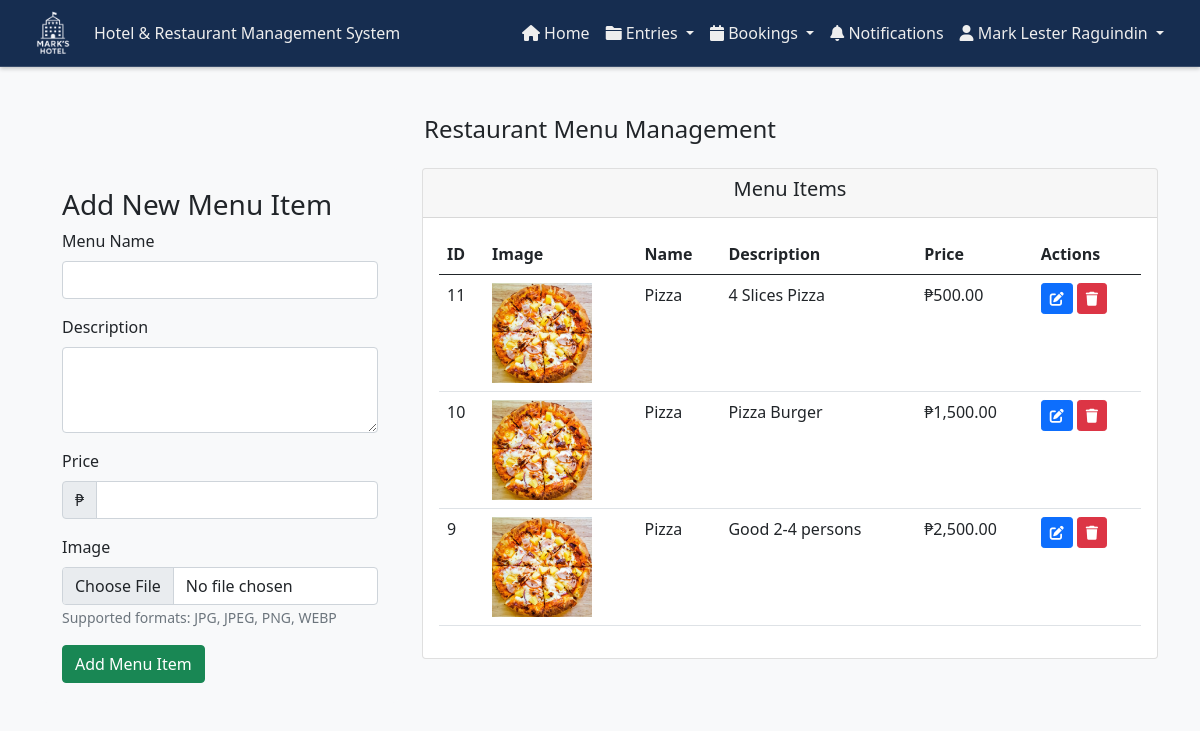
The app's page /admin/restaurantMenu.php (signed in) with its own data.
### tables this page shows
CREATE TABLE `restaurant_menu` (
  `menu_id` int(11) NOT NULL,
  `menu_name` varchar(255) NOT NULL,
  `menu_description` varchar(500) NOT NULL,
  `image` varchar(500) NOT NULL,
  `price` int(255) NOT NULL
);

### admin/restaurantMenu.php (the view, shortened to what this page needs)
<?php
include '../components/config.php';
$edit_menu = null;
$query = "SELECT * FROM restaurant_menu ORDER BY menu_id DESC";
$menu_items = mysqli_query($con, $query);
?>
<!DOCTYPE html>
<html lang="en">
<head>
    <link href="https://cdn.jsdelivr.net/npm/bootstrap@5.0.2/dist/css/bootstrap.min.css" rel="stylesheet">
    <link rel="stylesheet" href="https://cdnjs.cloudflare.com/ajax/libs/font-awesome/6.0.0-beta3/css/all.min.css" />
    <link rel="stylesheet" href="../css/customAdminHeader.css">
    <link rel="stylesheet" href="../css/darkTheme.css">
    <link rel="stylesheet" href="../css/notifications.css">
</head>
<body>
    <?php include '../components/header_admin.php'; ?>
    <div class="container mt-4">
        <div class="row">
            <div class="col-12">
                <h4 class="mb-4 text-center mt-4">Restaurant Menu Management</h4>
            </div>
        </div>
        <div class="row">
            <div class="col-md-4">
                <div class="menu-form">
                    <h3><?php echo $edit_menu ? 'Edit Menu Item' : 'Add New Menu Item'; ?></h3>
                    <form action="<?php echo $_SERVER['PHP_SELF']; ?>" method="POST" enctype="multipart/form-data">
                        <div class="mb-3">
                            <label for="menu_name" class="form-label">Menu Name</label>
                            <input type="text" class="form-control" id="menu_name" name="menu_name" value="<?php echo $edit_menu ? $edit_menu['menu_name'] : ''; ?>" required>
                        </div>
                        <div class="mb-3">
                            <label for="menu_description" class="form-label">Description</label>
                            <textarea class="form-control" id="menu_description" name="menu_description" rows="3" required><?php echo $edit_menu ? $edit_menu['menu_description'] : ''; ?></textarea>
                        </div>
                        <div class="mb-3">
                            <label for="price" class="form-label">Price</label>
                            <div class="input-group">
                                <span class="input-group-text">₱</span>
                                <input type="number" class="form-control" id="price" name="price" step="0.01" value="<?php echo $edit_menu ? $edit_menu['price'] : ''; ?>" required>
                            </div>
                        </div>
                        <div class="mb-3">
                            <label for="image" class="form-label">Image</label>
                            <input type="file" class="form-control" id="image" name="image" accept="image/*" onchange="previewImage(this);" <?php echo $edit_menu ? '' : 'required'; ?>>
                            <small class="form-text text-muted">Supported formats: JPG, JPEG, PNG, WEBP</small>
                        </div>
                        <?php if($edit_menu): ?>
                            <button type="submit" name="update_menu" class="btn btn-primary">Update Menu Item</button>
                            <a href="<?php echo $_SERVER['PHP_SELF']; ?>" class="btn btn-secondary">Cancel</a>
                        <?php else: ?>
                            <button type="submit" name="add_menu" class="btn btn-success">Add Menu Item</button>
                        <?php endif; ?>
                    </form>
                </div>
            </div>
            <div class="col-md-8">
                <div class="card">
                    <div class="card-header">
                        <h5 class="card-title text-center">Menu Items</h5>
                    </div>
                    <div class="card-body">
                        <div class="table-responsive">
                            <table class="table table-hover">
                                <thead>
                                    <tr>
                                        <th>ID</th>
                                        <th>Image</th>
                                        <th>Name</th>
                                        <th>Description</th>
                                        <th>Price</th>
                                        <th>Actions</th>
                                    </tr>
                                </thead>
                                <tbody>
                                    <?php if(mysqli_num_rows($menu_items) > 0): ?>
                                        <?php while($item = mysqli_fetch_assoc($menu_items)): ?>
                                            <tr>
                                                <td><?php echo $item['menu_id']; ?></td>
                                                <td>
                                                    <?php if($item['image']): ?>
                                                        <img src="../uploads/<?php echo $item['image']; ?>" class="menu-img" alt="<?php echo $item['menu_name']; ?>">
                                                    <?php else: ?>
                                                        <span class="text-muted">No image</span>
                                                    <?php endif; ?>
                                                </td>
                                                <td><?php echo $item['menu_name']; ?></td>
                                                <td><?php echo substr($item['menu_description'], 0, 50) . (strlen($item['menu_description']) > 50 ? '...' : ''); ?></td>
                                                <td>₱<?php echo number_format($item['price'], 2); ?></td>
                                                <td>
                                                    <a href="<?php echo $_SERVER['PHP_SELF'] . '?edit=' . $item['menu_id']; ?>" class="btn btn-sm btn-primary">
                                                        <i class="fas fa-edit"></i>
                                                    </a>
                                                    <button type="button" class="btn btn-sm btn-danger" data-bs-toggle="modal" data-bs-target="#deleteModal<?php echo $item['menu_id']; ?>">
                                                        <i class="fas fa-trash"></i>
                                                    </button>
                                                </td>
                                            </tr>
                                        <?php endwhile; ?>
                                    <?php else: ?>
                                        <tr>
                                            <td colspan="6" class="text-center">No menu items found</td>
                                        </tr>
                                    <?php endif; ?>
                                </tbody>
                            </table>
                        </div>
                    </div>
                </div>
            </div>
        </div>
    </div>
</body>
</html>

### css/darkTheme.css (style rules this page uses)
:root { --main-bg: #f8f9fa; --text-color: #212529; --card-bg: #ffffff; --card-text: #212529; --shadow: rgba(0, 0, 0, 0.05); --booked-bg: #0d6efd; --users-bg: #198754; --tables-bg: #ffc107; --revenue-bg: #0dcaf0; }
body { background-color: var(--main-bg); color: var(--text-color); transition: background-color 0.3s, color 0.3s; }
input, select, textarea { background: var(--card-bg); color: var(--text-color); border: 1.5px solid #bdbdbd; border-radius: 8px; padding: 0.6rem 1rem; font-size: 1rem; transition: background 0.2s, color 0.2s, border 0.2s; box-shadow: none; outline: none; }
input::placeholder, textarea::placeholder { color: #888; opacity: 1; }

### admin/restaurantMenu.php (style rules this page uses)
.menu-img { width: 100px; height: 100px; object-fit: cover; }
.table-responsive { overflow-x: auto; }
.menu-form { background-color: #f8f9fa; padding: 20px; border-radius: 5px; margin-bottom: 20px; }

### records on screen
restaurant_menu: menu_id "11", image (picture), menu_name "Pizza", menu_description "4 Slices Pizza", price "500.00"
restaurant_menu: menu_id "10", image (picture), menu_name "Pizza", menu_description "Pizza Burger", price "1,500.00"
restaurant_menu: menu_id "9", image (picture), menu_name "Pizza", menu_description "Good 2-4 persons", price "2,500.00"

### other values on screen
$_SESSION['name'] "Mark Lester Raguindin"
